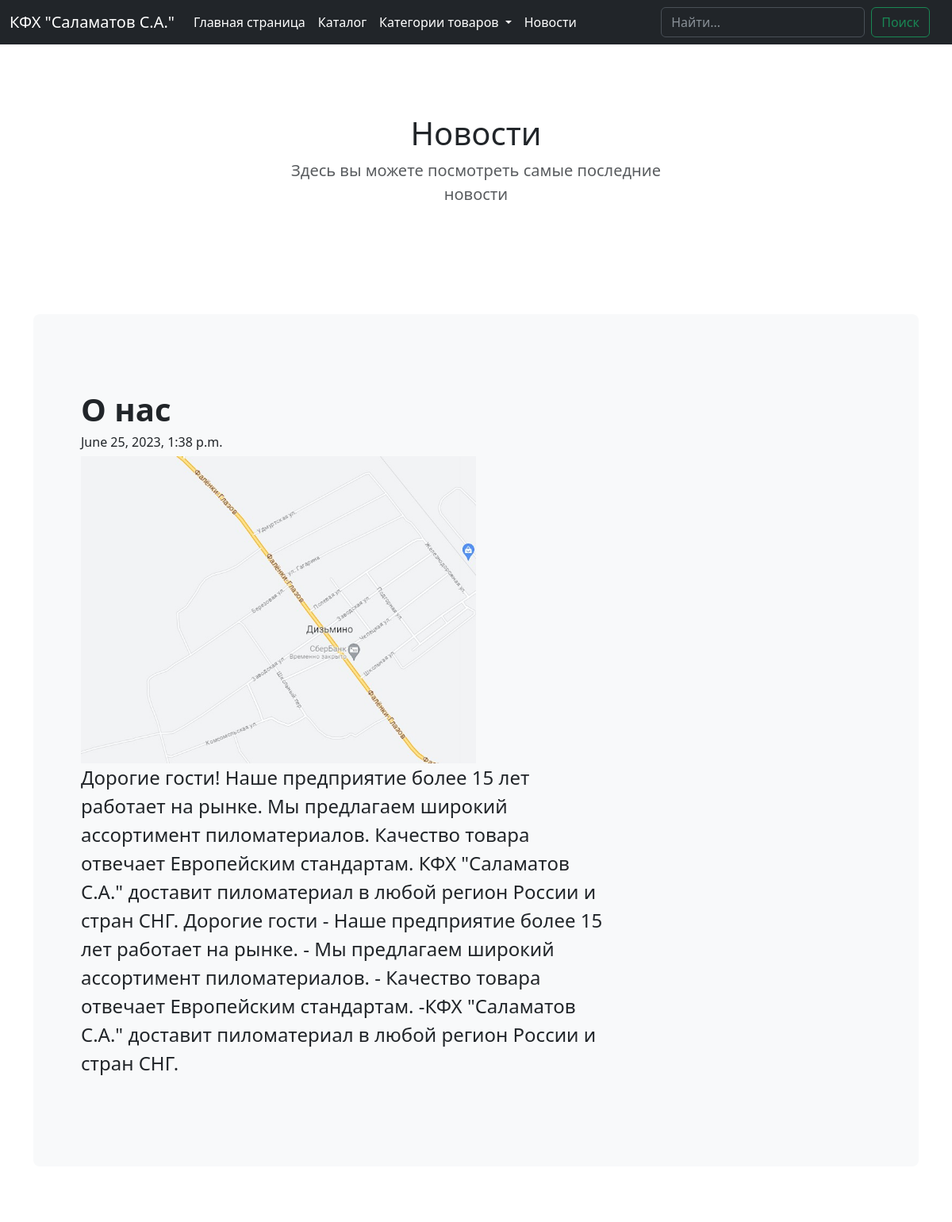
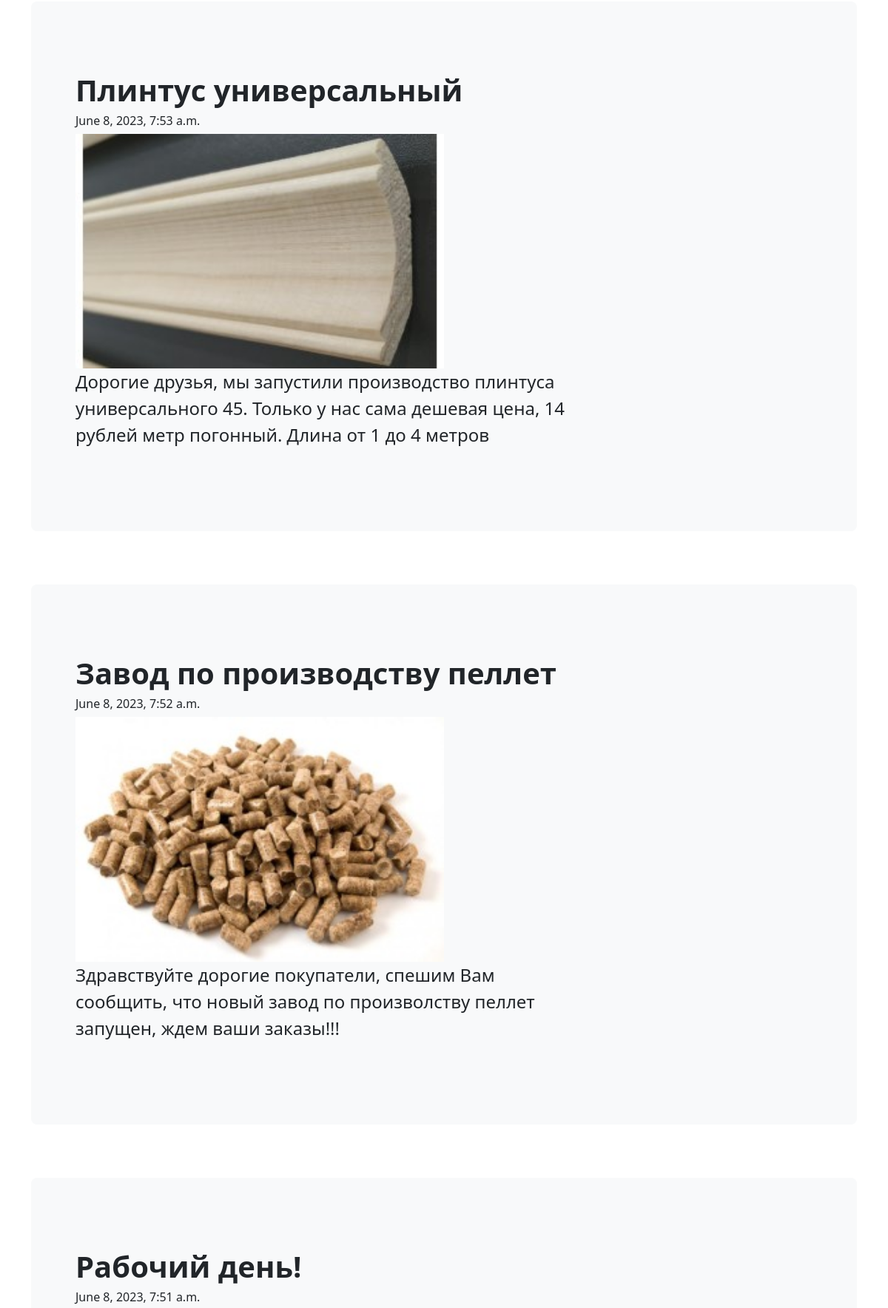
Page /news/ (upper part) on the committed database (2 pictures, top to bottom).
### news/models.py (models this page shows, shortened)
class News(models.Model):
    title = models.TextField(max_length=100)
    description = models.TextField(max_length=2000)
    created = models.DateTimeField(auto_now_add=True, blank=True)
    photo = models.ImageField(upload_to="news-images/", default="placeholder.jpg")

### news/views.py (the view)
# urls.py: path("", NewsView.as_view(), name="news")
class NewsView(TemplateView):
    template_name = "news/news.html"
    def get(self, request):
        new = News.objects.all()
        categories = Category.objects.all()
        params = {
            'news': new.order_by('-created'),
            'categories': categories
        }
        return render(request, self.template_name, params)

### catalog/models.py (called while the page is built)
    def get_category_url(self):
        return reverse("catalog-category", args=[self.id])

### templates/news/news.html
{% extends "index.html" %}
{% block content %}
    <section class="py-5 text-center container">
    <div class="row py-lg-5">
      <div class="col-lg-6 col-md-8 mx-auto">
        <h1 class="fw-light">Новости</h1>
        <p class="lead text-body-secondary">Здесь вы можете посмотреть самые последние новости</p>
      </div>
    </div>
  </section>
    {% for new in news %}
    <div class="container py-4">
        <div class="p-5 mb-4 bg-body-tertiary rounded-3">
              <div class="container-fluid py-5">
                <h1 class="display-7 fw-bold">{{ new.title }} <h6 class="display-7">{{ new.created }}</h6></h1>
                <img class="mx-auto" src="{{ new.photo.url }}" width="50%" height="50%">
                <p class="col-md-8 fs-4 ml-5">{{ new.description }}</p>
              </div>
        </div>
    </div>
    {% endfor %}
{% endblock%}

### templates/index.html (shortened to what this page needs)
<!doctype html>
<html lang="en" data-bs-theme="auto">
  <head>
    {% load static %}
<link href="{% static 'bootstrap/assets/dist/css/bootstrap.min.css' %}" rel="stylesheet">
    <link href="{% static 'bootstrap/carousel/carousel.css' %}" rel="stylesheet">
  </head>
  <body>
<header data-bs-theme="dark">
  <nav class="navbar navbar-expand-md navbar-dark fixed-top bg-dark">
    <div class="container-fluid">
      <a class="navbar-brand" href="{% url 'base' %}">КФХ "Саламатов С.А."</a>
      <div class="collapse navbar-collapse" id="navbarCollapse">
        <ul class="navbar-nav me-auto mb-2 mb-md-0">
          <li class="nav-item">
            <a class="nav-link active" aria-current="page" href="{% url 'base' %}">Главная страница</a>
          </li>
          <li class="nav-item">
            <a class="nav-link active" href="{% url 'catalog' %}">Каталог</a>
          </li>
          {% if categories %}
          <li>
                        <div class="dropdown">
                            <span class="nav-link px-2 text-white dropdown-toggle" type="button" id="dropdownMenuButton" data-toggle="dropdown" aria-haspopup="true" aria-expanded="false">
                              Категории товаров
                            </span>
                        </div>
          </li>
          {% endif %}
          <li class="nav-item">
            <a class="nav-link active" href="{% url 'news' %}">Новости</a>
          </li>
        </ul>
        <form class="d-flex me-lg-3" method="post" action="{% url 'catalog-search' %}">
          <input name="search" class="form-control me-2" type="search" placeholder="Найти..." aria-label="Search">
          <button class="btn btn-outline-success" type="submit">Поиск</button>
        </form>
      </div>
    </div>
  </nav>
</header>
{% block content %}
{% endblock %}
  </body>
</html>

### rows in the picture
News: title "О нас", created "June 25, 2023, 1:38 p.m.", photo (picture), description "Дорогие гости! Наше предприятие более 15 лет работает на рынке. Мы предлагаем широкий ассортимент пиломатериалов. Качество товара отвечает Европейским стандартам. КФХ \"Саламатов С.А.\" доставит пиломатериал в любой регион России и стран СНГ. Дорогие гости - Наше предприятие более 15 лет работает на рынке. - Мы предлагаем широкий ассортимент пиломатериалов. - Качество товара отвечает Европейским стандартам. -КФХ \"Саламатов С.А.\" доставит пиломатериал в любой регион России и стран СНГ."
News: title "Плинтус универсальный", created "June 8, 2023, 7:53 a.m.", photo (picture), description "Дорогие друзья, мы запустили производство плинтуса универсального 45. Только у нас сама дешевая цена, 14 рублей метр погонный. Длина от 1 до 4 метров"
News: title "Завод по производству пеллет", created "June 8, 2023, 7:52 a.m.", photo (picture), description "Здравствуйте дорогие покупатели, спешим Вам сообщить, что новый завод по произволству пеллет запущен, ждем ваши заказы!!!"
News: title "Рабочий день!", created "June 8, 2023, 7:51 a.m."
